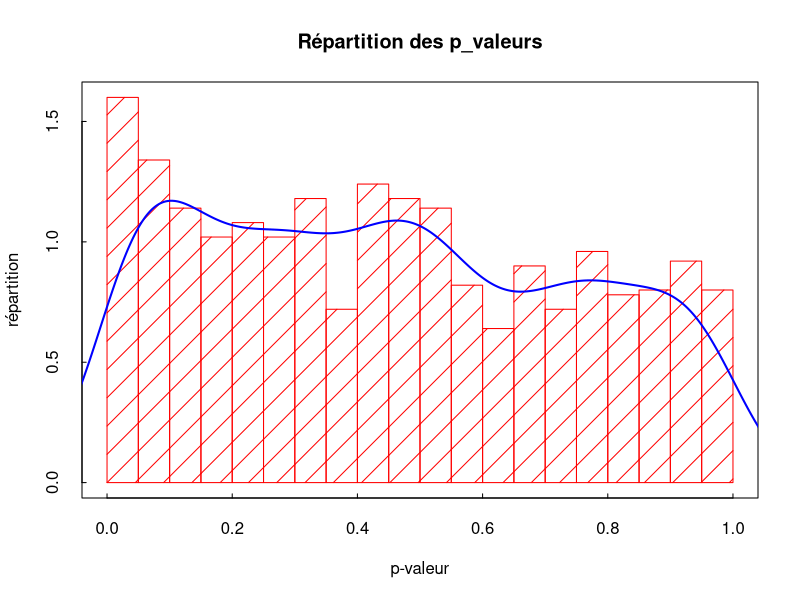
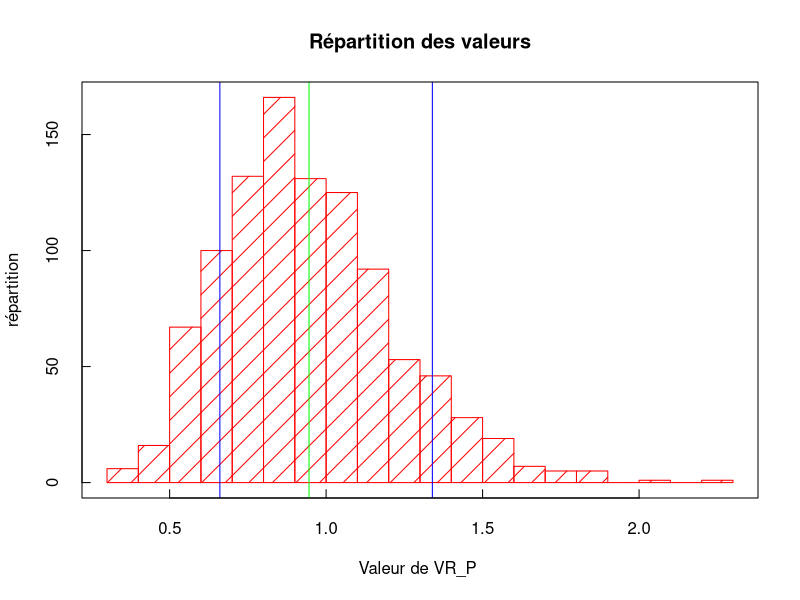
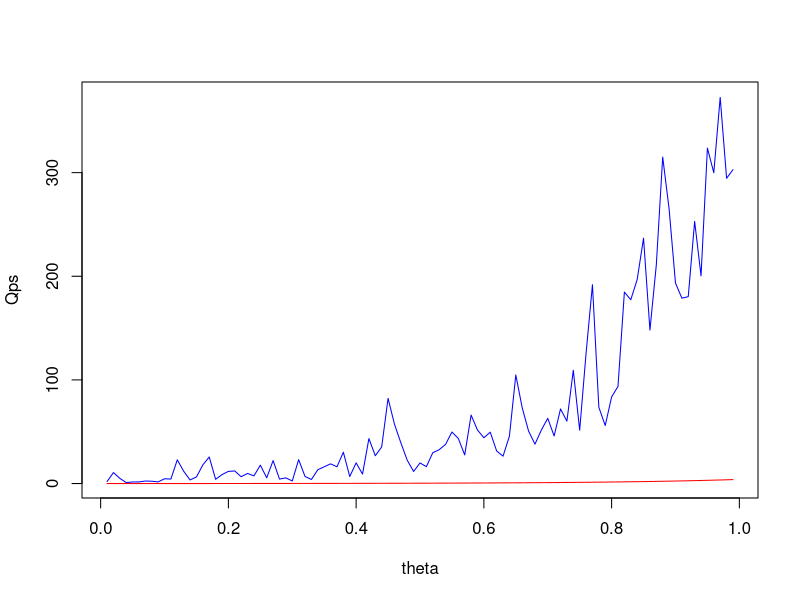
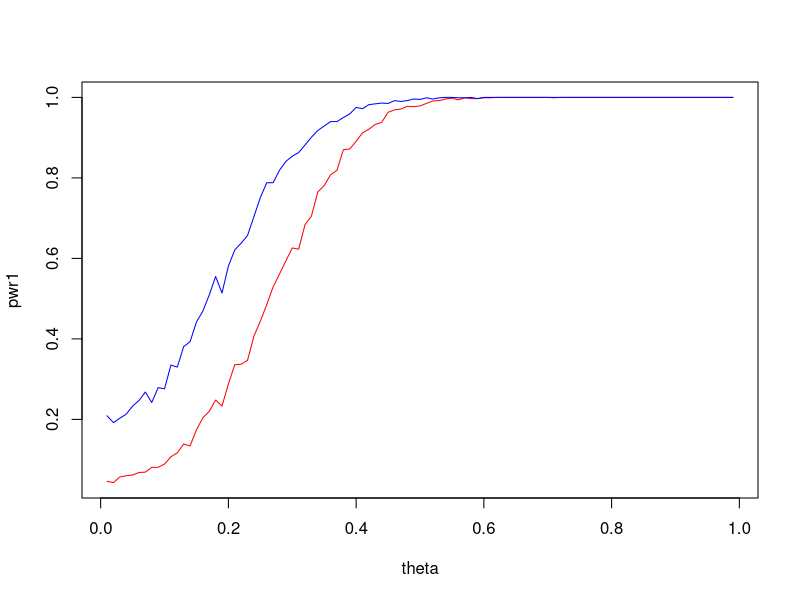

The R script that drew these images, in order: (Note: this script raises an error after producing the figures.)
## ---- chunk 1
rm(list=ls()) # Removes all existing variables

## ---- chunk 2
Sample = read.table("Economic_Scenarios_1000_Simu.csv",sep=";",header=FALSE) # This command returns an object of the class data.frame
 # For our purpose it is better to convert it into a matrix
n1 = dim(Sample)[1] # Number of rows
p1 = dim(Sample)[2] # Number of columns

X1_char = Sample[3:n1,7:p1] 
tab_X_1 = as.matrix(X1_char)

#pour la premiere simulation 

L=c()
for (i in 1:(floor(n1/4))){
  L=append(L,4*i)
}

IMMO=tab_X_1[L,]
EQUITY= tab_X_1[(L-1),]
INFL=tab_X_1[L-2,]
VALN=tab_X_1[L-3,]

## ---- chunk 3
 #on actualise les données 

IMMO_act=IMMO*VALN
EQUITY_act = EQUITY*VALN 
INFL_act = INFL*VALN

DtSt_IMMO=IMMO*VALN #on actualise les données 
Dt_1St_1_IMMO=DtSt_IMMO[,1:(dim(DtSt_IMMO)[2]-1)]
Y_IMMO=DtSt_IMMO[,2:dim(DtSt_IMMO)[2]]-Dt_1St_1_IMMO

DtSt_EQUITY=EQUITY_act #on actualise les données 
Dt_1St_1_EQUITY=DtSt_EQUITY[,1:(dim(DtSt_EQUITY)[2]-1)]
Y_EQUITY=DtSt_EQUITY[,2:dim(DtSt_EQUITY)[2]]-Dt_1St_1_EQUITY


DtSt_INFL=INFL*VALN #on actualise les données 
Dt_1St_1_INFL=DtSt_INFL[,1:(dim(DtSt_INFL)[2]-1)]
Y_INFL=DtSt_INFL[,2:dim(DtSt_INFL)[2]]-Dt_1St_1_INFL


## ---- chunk 4

mean((IMMO_act[1,] - mean(IMMO_act[1,]))^2)

## ---- chunk 5


########################### Calcul de QP #########################

Qp= function(Sample, p) {
  n=dim(Sample)[1] #n =1000
  d=dim(Sample)[2] # d = 50

  Qp = c()
  
  for (i in 1:n) {
    
    Y_barre = mean(Sample[i,])
    #gamma_0 = mean((Sample[i,]-Y_barre)^2)
    gamma_0 = mean((Sample[i,]-Y_barre)^2)
    Qp_i = 0
    
    for (j in 1:p){
      #gamma_j = mean((Sample[i,(1+j):d]-Y_barre)*(Sample[i,1:(d-j)]-Y_barre))
      gamma_j = mean((Sample[i,(1+j):d]-Y_barre)*(Sample[i,1:(d-j)]-Y_barre))
      rho_j = gamma_j/gamma_0
      Qp_i = Qp_i + d*(rho_j^2)
    }
    Qp = append(Qp, Qp_i)
    
  }
  return(Qp)

}

#print(Qp(IMMO_act,3))


########################### Calcul de QP* #########################

Qpstar = function(Sample, p) {
  n=dim(Sample)[1] #n =1000
  d=dim(Sample)[2] # d = 50

  Qpstar = c()
  
  for (i in 1:n) {
    
    Y_barre = mean(Sample[i,])
    gamma_0 = mean((Sample[i,]-Y_barre)^2)
    Qpstar_i = 0
    
    for (j in 1:p){
      gamma_j = mean((Sample[i,(1+j):d]-Y_barre)*(Sample[i,1:(d-j)]-Y_barre))
      
      rho_j = gamma_j/gamma_0
      
      tau_j = sum((Sample[i,(1+j):d]-Y_barre)^2*(Sample[i,1:(d-j)]-Y_barre)^2) /(gamma_0^2)
      Qpstar_i = Qpstar_i + d*rho_j^2/tau_j
    }
    Qpstar = append(Qpstar, Qpstar_i)
  }
  return(Qpstar)

}

########################### Calcul de VRp #########################

VRP= function(Sample, p) {
  n=dim(Sample)[1] #n =1000
  d=dim(Sample)[2] # d = 50

  VRP = c()
  
  for (i in 1:n) {
    Y_barre = mean(Sample[i,])
    gamma_0 = mean((Sample[i,]-Y_barre)^2)
    
    VRP_i = 1
    for (j in 1:(p-1)){
      gamma_j = mean((Sample[i,(1+j):d]-Y_barre)*(Sample[i,1:(d-j)]-Y_barre))
      rho_j = gamma_j/gamma_0
      VRP_i = VRP_i +  2*(1-(j/p))*rho_j

      }
    VRP = append(VRP, VRP_i)
    
  }
  return(VRP)

}

################ Calcul Ljung and Box ####################

LB= function(Sample, p) {
  n=dim(Sample)[1] #n =1000
  d=dim(Sample)[2] # d = 50

  LB = c()
  
  for (i in 1:n) {
    
    Y_barre = mean(Sample[i,])
    #gamma_0 = mean((Sample[i,]-Y_barre)^2)
    gamma_0 = mean((Sample[i,])^2)
    LB_i = 0
    
    for (j in 1:p){
      #gamma_j = mean((Sample[i,(1+j):d]-Y_barre)*(Sample[i,1:(d-j)]-Y_barre))
      gamma_j = mean((Sample[i,(1+j):d])*(Sample[i,1:(d-j)]))
      rho_j = gamma_j/gamma_0
      LB_i = LB_i + (d+2)*(rho_j^2)*d/(d-j)
    }
    LB = append(LB, LB_i)
    
  }
  return(LB)

}




## ---- chunk 6

Graph = function(Sample,p){
  Qp = Qp(Sample,p)
  Y=c()
  for(t in 1:length(Qp)){
    p_value= 1-pchisq(Qp[t],df=p)
    Y=append(Y,p_value)
  }
  #X=c(1:length(Qp))
  
  #plot(X,Y)
  #abline(h=min(Y), col="blue")
  #abline(h=max(Y), col="blue")
  #abline(h=mean(Y), col="red")
  hist(Y,breaks=20,col="red",density=5,xlab="p-valeur",ylab="répartition",main=" Répartition des p_valeurs ",tck=0.01, freq = FALSE)
    # breaks : nombre de barres
    # density : barres vides (0) ou hachurées
    # tck = 0.01 : longueur des graduations
    # xlab & ylab : titre de l'axe des abscisses et ordonnées
    # main : titre de l'histogramme
    # col : couleur des barres - pour mettre d'autres couleurs
    # Le paramètre freq = FALSE ou freq = F permet d'afficher la fréquence que représente chaque catégorie.
  box() # encadre l'histogramme
  densite <- density(Y) # estimer la densité que représente ces différentes valeurs
  lines(densite, col = "blue",lwd=2) # Superposer une ligne de densité à l'histogramme
  
  print(paste0(" min(p_valeur)  = ", min(Y)))
  print(paste0(" max(p_valeur) = ",max(Y)))
  print(paste0(" mean(p_valeur) ",mean(Y)))
  print( "--------------")
  for(alpha in c(0.1,0.05,0.01)){
    
    print(paste0(" alpha = ",alpha))
    print(paste0(" On rejette l'hypothèse nulle ,",length(Y[Y<=alpha])))
    print( "--------------")   
  }
  
  
}
Graph(Y_IMMO,2)



## ---- chunk 7

p=4
VR_P=VRP(Y_IMMO,p)
X=c(1:length(VR_P))
print(paste0(" alpha = ",0.05))
a= 1-qnorm(0.975,mean=0,sd = 1)*sqrt(2*(p-1)/(p*dim(Y_IMMO)[2]))
b= 1+qnorm(0.975,mean=0,sd = 1)*sqrt(2*(p-1)/(p*dim(Y_IMMO)[2]))
#plot(X,VR_P)
print(length(VR_P))
hist(VR_P,breaks=20,col="red",density=6,xlab="Valeur de VR_P ",ylab="répartition",main=" Répartition des valeurs ",tck=0.02)
abline(v=a,col="blue")
abline(v=b,col="blue")
abline(v=mean(VR_P),col="green")
box()
mean(VR_P)

## ---- chunk 8
n=1000 #nombre de simulations
t_max=100
c=0
sigma = 5
p=4

simultheta = function(theta, t_max) {
  simul = c(rnorm(1,0, sigma^2/(1-theta^2)))
  bruit = rnorm(t_max-1, 0, sigma^2)
  
  for (i in (1:(t_max-1))) {
    
    X_i = theta*simul[i] + bruit[i]
    simul = append(simul, X_i)
  }
  return(t(matrix(simul)))
}

N_simul = function(theta, t_max, N){
  mat = matrix(0, ncol=t_max, nrow=N)
  for (i in 1:N){
    
    mat[i,] = simultheta(theta, t_max)
  }
  return(mat)
}



sums = function(Sample, theta, t_max){
  n = (dim(Sample))[1]
  for (i in 1:n){
   Sample[i,]= cumsum(Sample[i,])
  }
  sum = matrix(0, ncol=1, nrow = t_max)
  ak= c(0)
  bk= c(sigma**2)
  for (j in (1:t_max)){
    sum[j] = mean(Sample[,j])*sqrt(n/j)/sigma 
    
    
    
  }
  sum[1]=0
  return(sum)
}
theorie_vs_pratique = function(p){
  theta = seq(from = 0.01, to = 0.99, by = 0.01)
  n = length(theta)
  
  Qp_theo= c()
  Qps = c()
  for (thet in theta){
    simul = N_simul(thet, t_max, 1)
    print(length(simul))
    Qp_theo_j=0
    Qps = c(Qps,Qp(simul, p))
    for(j in (1:p)){
      Qp_theo_j = Qp_theo_j + thet^(2*j)
    }
    Qp_theo=c(Qp_theo,Qp_theo_j)
    
  }
  print(Qp_theo)
  plot(theta, Qps,col = "blue", type = "l")
  lines(theta, Qp_theo, col="red")
}
theorie_vs_pratique(4)
## ---- chunk 9

## ---- chunk 10

graph_power = function(n){
  theta = seq(from = 0.01, to = 0.99, by = 0.01)
  pwr1 = c()
  pwr2 = c()
  pwr3 = c()
  pwr4 = c()
  for (thet in theta) {
    simul = N_simul(thet, t_max, n)
    
    Qps = Qp(simul, p)
    VRP_s = sqrt(p*t_max)*(VRP(simul, p)-1)/(sqrt(2*(p-1)))
    Qpstar= Qpstar(simul, p)
    #LB = LB(simul, p)
    
    #sum = abs(sums(simul, thet, t_max))
    #print(sum)
    occ1 = length(Qps[Qps>qchisq(0.95,p)])/n
    #occ2 = length(sum[sum>qnorm(0.975)])/n #comparaison avec le test utilisé par le milliman
    occ2 = length(VRP_s[abs(VRP_s)>qnorm(0.975)])/n # comparaison avec le test VRP 
    occ3 = length(Qpstar[Qpstar>qchisq(0.95,p)])/n 
   # occ4 = length(LB[LB>qchisq(0.95,p)])/n   
    
    pwr1 = append(pwr1, occ1)
    pwr2 = append(pwr2, occ2)
    pwr3 = append(pwr3, occ3)
   # pwr4 = append(pwr4, occ4)
    
    
  }
  plot(theta, pwr1, col="red", type = "l")
  lines(theta, pwr2, col="blue")
  lines(theta, pwr3, col="green") # la courbe est a zero on ne la voit pas il faut trouver l'erreur 
  #lines(theta, pwr4, col="orange")
  #abline(h=min(pwr), col="green")
  print(pwr1[1])
  print(pwr2[1])
  print(pwr3[1])
  #print(pwr4[1])
}

## ---- chunk 11
graph_power(1000)
## ---- chunk 12
simul = N_simul(0.5, t_max, 1)
VRP_s = sqrt(p*t_max/(2*(p-1)))*(VRP(simul, p)-1)
print(VRP_s)
## ---- chunk 13
list = matrix(c(0.5,0.5,0.5))
print(sum(list^2))
n=1000 #nombre de simulations
t_max=50
c=0
sigma = 1
p=4
k = length(list)
sigma^2/(1-sum(list^2))
simul = c(rnorm(k, mean = 0, sd = sigma^2/(1-sum(list^2))))
simul
bruit = rnorm(t_max, c, sigma^2)
list*simul[(1):(k)]

x_i = sum(list*simul[(1):(k)]) + bruit[k+1]
simul = append(simul, x_i)

length(simultheta2(list, 50))
print(IMMO[1])
## ---- chunk 14


n=1000 #nombre de simulations
t_max=50
c=0
sigma = 1
p=4
#k=4

simultheta2 = function(list , t_max) {
  k = dim(list)[1]
  simul = c(rnorm(k, mean = 0, sd = sqrt(sigma^2/(1-sum(list^2)))))
  bruit = rnorm(t_max, c, sigma^2)
  for (i in ((k+1):t_max)) {
    #print(k)
    X_i = sum(list*simul[(i-k):(i-1)]) + bruit[i]
    simul = append(simul, X_i)
  }
  return(t(matrix(simul)))
}
N_simul = function(list, t_max, N){
  mat = matrix(0, ncol=t_max, nrow=N)
  for (i in 1:N){
    mat[i,] = simultheta2(list, t_max)
  }
  return(mat)
}

## ---- chunk 15
graph_power2 = function(n){
  theta = seq(from = 0.01, to = 1, by = 0.01)
  pwr1 = c()
  pwr2 = c()
  for (thet in theta) {
    #list = matrix(theta, nrow=1, ncol = k)
    list = matrix(c(0,0,0,0,0,0,0,0,thet))
    simul = N_simul(list, t_max, n)
    Qps = Qp(simul, p)
    
    #list2 = matrix(c(thet, thet,thet,thet))
    #simul2 = N_simul(list2, t_max, n)
    #Qps2 = Qp(simul2, p)
    #sum = abs(sums(simul, thet, t_max))
    #print(theta)
    occ1 = length(Qps[Qps>qchisq(0.95,p)])/n
    #occ2 = length(Qps[Qps2>qchisq(0.95,p)])/n
    #occ2 = length(sum[sum>qnorm(0.975)])/n
    pwr1 = append(pwr1, occ1)
    #pwr2 = append(pwr2, occ2)
    
  }
  plot(theta, pwr1, col="red",type = "l")
  #lines(theta, pwr2, col="blue")
  #abline(h=min(pwr), col="green")
  #print(min(pwr))
}
## ---- chunk 16
graph_power2(1000)
## ---- chunk 17

########################### Calcul de QP sur les colonnes #########################

Qpcol= function(Sample, p) {
  n=dim(Sample)[1] #n =1000
  d=dim(Sample)[2] # d = 50

 #valeur de t
  Qp = c()
  
  
  for (t in (p+1):(d)){
    Qp_t = 0
    Y_barre_t = mean(Sample[,t])
    gamma_0 = mean((Sample[,t]-Y_barre_t)^2)
    for (j in 1:p) {
    
      Y_barre_tmoinsj = mean(Sample[,t-j])
      
      gamma_j = mean((Sample[,t]-Y_barre_t)*(Sample[,(t-j)]-Y_barre_tmoinsj))
      
      rho_j = gamma_j/gamma_0
      
      #print(rho_j^2)  
      Qp_t = Qp_t + n*(rho_j^2)
    }
    Qp = append(Qp, Qp_t)
  }
  return(Qp)

}
## ---- chunk 18

Graph = function(Sample,p){
  Qp = Qpcol(Sample,p)
  print(Qp)
  Y=c()
  for(t in 1:length(Qp)){
    p_value= 1-pchisq(Qp[t],df=p)
    Y=append(Y,p_value)
  }
  #X=c(1:length(Qp))
  
  #plot(X,Y)
  #abline(h=min(Y), col="blue")
  #abline(h=max(Y), col="blue")
  #abline(h=mean(Y), col="red")
  hist(Y,breaks=20,col="red",density=5,xlab="p-valeur",ylab="répartition",main=" Répartition des p_valeurs ",tck=0.01)
    # breaks : nombre de barres
    # density : barres vides (0) ou hachurées
    # tck = 0.01 : longueur des graduations
    # xlab & ylab : titre de l'axe des abscisses et ordonnées
    # main : titre de l'histogramme
    # col : couleur des barres - pour mettre d'autres couleurs
    # Le paramètre freq = FALSE ou freq = F permet d'afficher la fréquence que représente chaque catégorie.
  box() # encadre l'histogramme
  #densite <- density(Y) # estimer la densité que représente ces différentes valeurs
  #lines(densite, col = "blue",lwd=2) # Superposer une ligne de densité à l'histogramme
  
  print(paste0(" min(p_valeur)  = ", min(Y)))
  print(paste0(" max(p_valeur) = ",max(Y)))
  print(paste0(" mean(p_valeur) ",mean(Y)))
  print( "--------------")
  for(alpha in c(0.1,0.05,0.01)){
    
    print(paste0(" alpha = ",alpha))
    print(paste0(" On rejette l'hypothèse nulle ,",length(Y[Y<=alpha])))
    print( "--------------")   
  }
  
  
}
Graph(Y_IMMO,4)

## ---- chunk 19
2**2
